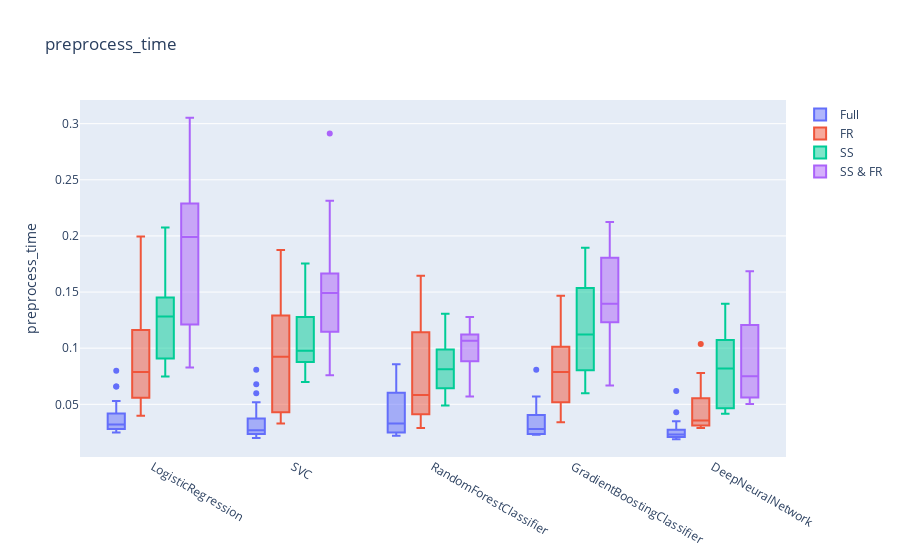
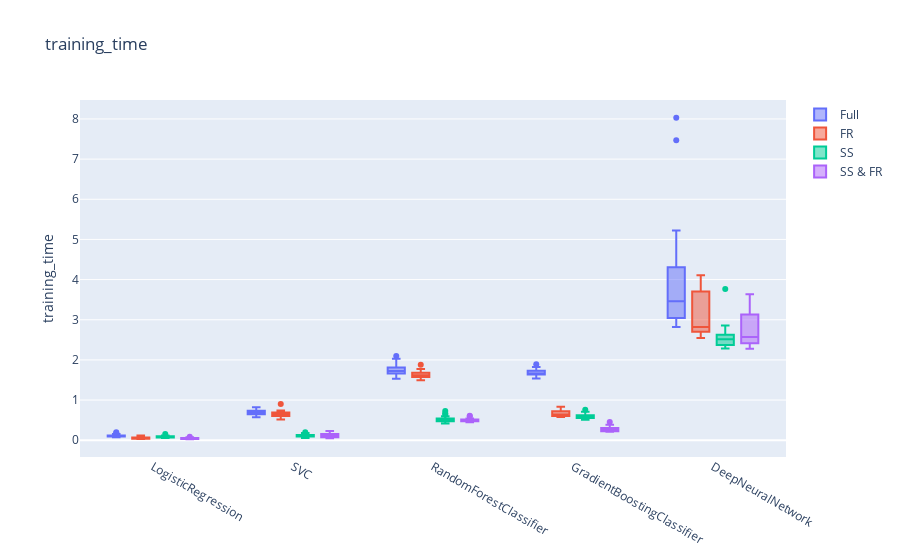
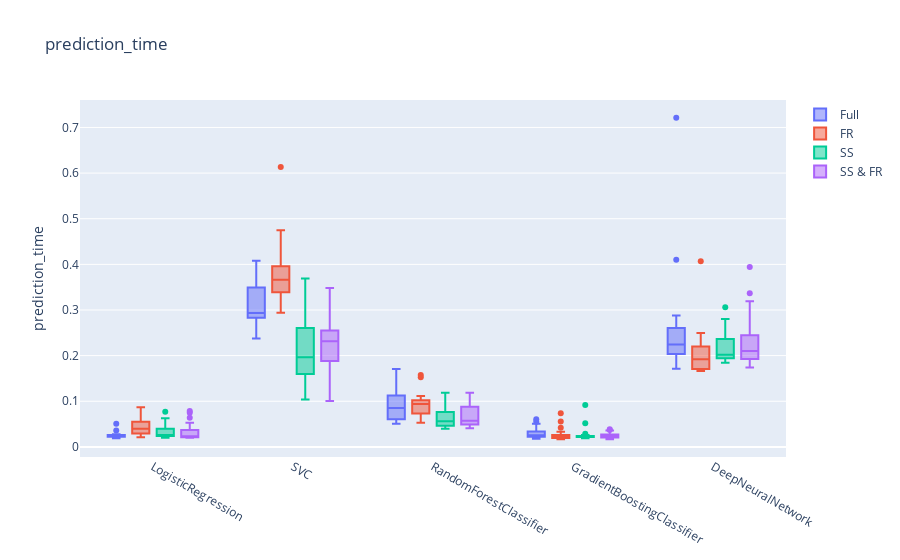

The code cell stored with these charts, in order, in its notebook:
### Code cell
make_plots('preprocess_time')
make_plots('training_time')
make_plots('prediction_time')

### Figure 1 — Plotly figure (JSON) as saved in the notebook; plotly's stock layout.template omitted (floating-point values rounded to 4 significant figures)
{"data": [{"name": "Full", "type": "box", "x": ["LogisticRegression", "LogisticRegression", "LogisticRegression", "LogisticRegression", "LogisticRegression", "LogisticRegression", "LogisticRegression", "LogisticRegression", "LogisticRegression", "LogisticRegression", "LogisticRegression", "LogisticRegression", "LogisticRegression", "LogisticRegression", "LogisticRegression", "LogisticRegression", "LogisticRegression", "LogisticRegression", "LogisticRegression", "LogisticRegression", "SVC", "SVC", "SVC", "SVC", "SVC", "SVC", "SVC", "SVC", "SVC", "SVC", "SVC", "SVC", "SVC", "SVC", "SVC", "SVC", "SVC", "SVC", "SVC", "SVC", "RandomForestClassifier", "RandomForestClassifier", "RandomForestClassifier", "RandomForestClassifier", "RandomForestClassifier", "RandomForestClassifier", "RandomForestClassifier", "RandomForestClassifier", "RandomForestClassifier", "RandomForestClassifier", "RandomForestClassifier", "RandomForestClassifier", "RandomForestClassifier", "RandomForestClassifier", "RandomForestClassifier", "RandomForestClassifier", "RandomForestClassifier", "RandomForestClassifier", "RandomForestClassifier", "RandomForestClassifier", "GradientBoostingClassifier", "GradientBoostingClassifier", "GradientBoostingClassifier", "GradientBoostingClassifier", "GradientBoostingClassifier", "GradientBoostingClassifier", "GradientBoostingClassifier", "GradientBoostingClassifier", "GradientBoostingClassifier", "GradientBoostingClassifier", "GradientBoostingClassifier", "GradientBoostingClassifier", "GradientBoostingClassifier", "GradientBoostingClassifier", "GradientBoostingClassifier", "GradientBoostingClassifier", "GradientBoostingClassifier", "GradientBoostingClassifier", "GradientBoostingClassifier", "GradientBoostingClassifier", "DeepNeuralNetwork", "DeepNeuralNetwork", "DeepNeuralNetwork", "DeepNeuralNetwork", "DeepNeuralNetwork", "DeepNeuralNetwork", "DeepNeuralNetwork", "DeepNeuralNetwork", "DeepNeuralNetwork", "DeepNeuralNetwork", "DeepNeuralNetwork", "DeepNeuralNetwork", "DeepNeuralNetwork", "DeepNeuralNetwork", "DeepNeuralNetwork", "DeepNeuralNetwork", "DeepNeuralNetwork", "DeepNeuralNetwork", "DeepNeuralNetwork", "DeepNeuralNetwork"], "y": [0.02793, 0.0379, 0.02693, 0.02493, 0.06582, 0.02992, 0.04289, 0.02793, 0.02892, 0.03989, 0.07979, 0.04089, 0.05285, 0.02892, 0.06582, 0.02793, 0.0389, 0.02493, 0.03391, 0.02892, 0.03291, 0.02393, 0.02292, 0.02393, 0.02195, 0.03491, 0.02394, 0.02194, 0.05186, 0.03989, 0.02693, 0.03291, 0.05984, 0.02296, 0.01995, 0.02593, 0.08078, 0.06782, 0.02693, 0.02692, 0.02892, 0.02493, 0.02892, 0.02294, 0.02194, 0.02194, 0.0369, 0.02394, 0.08179, 0.02593, 0.05785, 0.04987, 0.02493, 0.06283, 0.08178, 0.06383, 0.0369, 0.02593, 0.08577, 0.04189, 0.02294, 0.02793, 0.02494, 0.05685, 0.04189, 0.02792, 0.02394, 0.0389, 0.02294, 0.02294, 0.02294, 0.05385, 0.02892, 0.08079, 0.02992, 0.02294, 0.02593, 0.05685, 0.02793, 0.0359, 0.02094, 0.02394, 0.06184, 0.02693, 0.02493, 0.02793, 0.02793, 0.0228, 0.02215, 0.01995, 0.02194, 0.01898, 0.01996, 0.01895, 0.04289, 0.02693, 0.02318, 0.03491, 0.02141, 0.02095]}, {"name": "FR", "type": "box", "x": ["LogisticRegression", "LogisticRegression", "LogisticRegression", "LogisticRegression", "LogisticRegression", "LogisticRegression", "LogisticRegression", "LogisticRegression", "LogisticRegression", "LogisticRegression", "LogisticRegression", "LogisticRegression", "LogisticRegression", "LogisticRegression", "LogisticRegression", "LogisticRegression", "LogisticRegression", "LogisticRegression", "LogisticRegression", "LogisticRegression", "SVC", "SVC", "SVC", "SVC", "SVC", "SVC", "SVC", "SVC", "SVC", "SVC", "SVC", "SVC", "SVC", "SVC", "SVC", "SVC", "SVC", "SVC", "SVC", "SVC", "RandomForestClassifier", "RandomForestClassifier", "RandomForestClassifier", "RandomForestClassifier", "RandomForestClassifier", "RandomForestClassifier", "RandomForestClassifier", "RandomForestClassifier", "RandomForestClassifier", "RandomForestClassifier", "RandomForestClassifier", "RandomForestClassifier", "RandomForestClassifier", "RandomForestClassifier", "RandomForestClassifier", "RandomForestClassifier", "RandomForestClassifier", "RandomForestClassifier", "RandomForestClassifier", "RandomForestClassifier", "GradientBoostingClassifier", "GradientBoostingClassifier", "GradientBoostingClassifier", "GradientBoostingClassifier", "GradientBoostingClassifier", "GradientBoostingClassifier", "GradientBoostingClassifier", "GradientBoostingClassifier", "GradientBoostingClassifier", "GradientBoostingClassifier", "GradientBoostingClassifier", "GradientBoostingClassifier", "GradientBoostingClassifier", "GradientBoostingClassifier", "GradientBoostingClassifier", "GradientBoostingClassifier", "GradientBoostingClassifier", "GradientBoostingClassifier", "GradientBoostingClassifier", "GradientBoostingClassifier", "DeepNeuralNetwork", "DeepNeuralNetwork", "DeepNeuralNetwork", "DeepNeuralNetwork", "DeepNeuralNetwork", "DeepNeuralNetwork", "DeepNeuralNetwork", "DeepNeuralNetwork", "DeepNeuralNetwork", "DeepNeuralNetwork", "DeepNeuralNetwork", "DeepNeuralNetwork", "DeepNeuralNetwork", "DeepNeuralNetwork", "DeepNeuralNetwork", "DeepNeuralNetwork", "DeepNeuralNetwork", "DeepNeuralNetwork", "DeepNeuralNetwork", "DeepNeuralNetwork"], "y": [0.1237, 0.08278, 0.08078, 0.1197, 0.08378, 0.04588, 0.06782, 0.04189, 0.1287, 0.06283, 0.06782, 0.07679, 0.06682, 0.04886, 0.1406, 0.04488, 0.1127, 0.1007, 0.1995, 0.03989, 0.05386, 0.04887, 0.1406, 0.1875, 0.0379, 0.03491, 0.1027, 0.04787, 0.03398, 0.1875, 0.08178, 0.117, 0.1336, 0.1247, 0.1197, 0.03291, 0.06682, 0.1386, 0.1197, 0.03387, 0.1646, 0.04588, 0.03654, 0.03291, 0.0758, 0.05884, 0.02992, 0.1227, 0.04588, 0.1107, 0.0728, 0.03391, 0.05585, 0.05785, 0.1177, 0.1616, 0.05385, 0.02892, 0.08777, 0.1536, 0.07281, 0.08876, 0.1137, 0.08477, 0.0369, 0.1466, 0.03391, 0.05186, 0.05186, 0.1366, 0.1346, 0.0738, 0.06483, 0.05685, 0.08776, 0.08378, 0.08477, 0.04388, 0.04089, 0.1406, 0.1037, 0.03543, 0.07779, 0.0359, 0.06682, 0.07081, 0.03092, 0.02992, 0.0379, 0.02919, 0.04189, 0.03509, 0.03123, 0.07778, 0.03311, 0.03607, 0.02883, 0.04388, 0.03159, 0.03042]}, {"name": "SS", "type": "box", "x": ["LogisticRegression", "LogisticRegression", "LogisticRegression", "LogisticRegression", "LogisticRegression", "LogisticRegression", "LogisticRegression", "LogisticRegression", "LogisticRegression", "LogisticRegression", "LogisticRegression", "LogisticRegression", "LogisticRegression", "LogisticRegression", "LogisticRegression", "LogisticRegression", "LogisticRegression", "LogisticRegression", "LogisticRegression", "LogisticRegression", "SVC", "SVC", "SVC", "SVC", "SVC", "SVC", "SVC", "SVC", "SVC", "SVC", "SVC", "SVC", "SVC", "SVC", "SVC", "SVC", "SVC", "SVC", "SVC", "SVC", "RandomForestClassifier", "RandomForestClassifier", "RandomForestClassifier", "RandomForestClassifier", "RandomForestClassifier", "RandomForestClassifier", "RandomForestClassifier", "RandomForestClassifier", "RandomForestClassifier", "RandomForestClassifier", "RandomForestClassifier", "RandomForestClassifier", "RandomForestClassifier", "RandomForestClassifier", "RandomForestClassifier", "RandomForestClassifier", "RandomForestClassifier", "RandomForestClassifier", "RandomForestClassifier", "RandomForestClassifier", "GradientBoostingClassifier", "GradientBoostingClassifier", "GradientBoostingClassifier", "GradientBoostingClassifier", "GradientBoostingClassifier", "GradientBoostingClassifier", "GradientBoostingClassifier", "GradientBoostingClassifier", "GradientBoostingClassifier", "GradientBoostingClassifier", "GradientBoostingClassifier", "GradientBoostingClassifier", "GradientBoostingClassifier", "GradientBoostingClassifier", "GradientBoostingClassifier", "GradientBoostingClassifier", "GradientBoostingClassifier", "GradientBoostingClassifier", "GradientBoostingClassifier", "GradientBoostingClassifier", "DeepNeuralNetwork", "DeepNeuralNetwork", "DeepNeuralNetwork", "DeepNeuralNetwork", "DeepNeuralNetwork", "DeepNeuralNetwork", "DeepNeuralNetwork", "DeepNeuralNetwork", "DeepNeuralNetwork", "DeepNeuralNetwork", "DeepNeuralNetwork", "DeepNeuralNetwork", "DeepNeuralNetwork", "DeepNeuralNetwork", "DeepNeuralNetwork", "DeepNeuralNetwork", "DeepNeuralNetwork", "DeepNeuralNetwork", "DeepNeuralNetwork", "DeepNeuralNetwork"], "y": [0.1267, 0.1167, 0.1476, 0.1576, 0.08378, 0.1346, 0.2074, 0.0748, 0.1396, 0.08378, 0.07779, 0.07779, 0.1257, 0.1287, 0.1516, 0.1287, 0.09774, 0.1277, 0.1725, 0.1426, 0.09774, 0.09674, 0.1297, 0.1057, 0.06982, 0.08876, 0.1705, 0.09175, 0.09574, 0.08677, 0.1117, 0.1466, 0.08677, 0.08377, 0.1257, 0.1755, 0.08278, 0.1167, 0.09774, 0.1725, 0.1107, 0.09275, 0.04887, 0.04886, 0.07519, 0.05086, 0.06383, 0.08678, 0.1027, 0.07779, 0.08677, 0.06383, 0.1307, 0.1047, 0.08477, 0.06483, 0.06881, 0.09574, 0.1017, 0.07679, 0.08677, 0.0738, 0.1277, 0.1695, 0.1476, 0.07779, 0.1895, 0.1486, 0.0748, 0.07879, 0.09275, 0.1865, 0.1586, 0.1137, 0.08178, 0.05985, 0.1606, 0.1297, 0.1027, 0.1107, 0.1396, 0.0728, 0.09674, 0.1017, 0.04153, 0.1127, 0.1227, 0.04502, 0.09574, 0.04268, 0.09076, 0.04987, 0.04986, 0.04237, 0.04315, 0.05286, 0.04778, 0.1203, 0.1187, 0.09869]}, {"name": "SS & FR", "type": "box", "x": ["LogisticRegression", "LogisticRegression", "LogisticRegression", "LogisticRegression", "LogisticRegression", "LogisticRegression", "LogisticRegression", "LogisticRegression", "LogisticRegression", "LogisticRegression", "LogisticRegression", "LogisticRegression", "LogisticRegression", "LogisticRegression", "LogisticRegression", "LogisticRegression", "LogisticRegression", "LogisticRegression", "LogisticRegression", "LogisticRegression", "SVC", "SVC", "SVC", "SVC", "SVC", "SVC", "SVC", "SVC", "SVC", "SVC", "SVC", "SVC", "SVC", "SVC", "SVC", "SVC", "SVC", "SVC", "SVC", "SVC", "RandomForestClassifier", "RandomForestClassifier", "RandomForestClassifier", "RandomForestClassifier", "RandomForestClassifier", "RandomForestClassifier", "RandomForestClassifier", "RandomForestClassifier", "RandomForestClassifier", "RandomForestClassifier", "RandomForestClassifier", "RandomForestClassifier", "RandomForestClassifier", "RandomForestClassifier", "RandomForestClassifier", "RandomForestClassifier", "RandomForestClassifier", "RandomForestClassifier", "RandomForestClassifier", "RandomForestClassifier", "GradientBoostingClassifier", "GradientBoostingClassifier", "GradientBoostingClassifier", "GradientBoostingClassifier", "GradientBoostingClassifier", "GradientBoostingClassifier", "GradientBoostingClassifier", "GradientBoostingClassifier", "GradientBoostingClassifier", "GradientBoostingClassifier", "GradientBoostingClassifier", "GradientBoostingClassifier", "GradientBoostingClassifier", "GradientBoostingClassifier", "GradientBoostingClassifier", "GradientBoostingClassifier", "GradientBoostingClassifier", "GradientBoostingClassifier", "GradientBoostingClassifier", "GradientBoostingClassifier", "DeepNeuralNetwork", "DeepNeuralNetwork", "DeepNeuralNetwork", "DeepNeuralNetwork", "DeepNeuralNetwork", "DeepNeuralNetwork", "DeepNeuralNetwork", "DeepNeuralNetwork", "DeepNeuralNetwork", "DeepNeuralNetwork", "DeepNeuralNetwork", "DeepNeuralNetwork", "DeepNeuralNetwork", "DeepNeuralNetwork", "DeepNeuralNetwork", "DeepNeuralNetwork", "DeepNeuralNetwork", "DeepNeuralNetwork", "DeepNeuralNetwork", "DeepNeuralNetwork"], "y": [0.3052, 0.2593, 0.2453, 0.2084, 0.2204, 0.1247, 0.1715, 0.2025, 0.2114, 0.08278, 0.2374, 0.1037, 0.2015, 0.1965, 0.2434, 0.1177, 0.1137, 0.1107, 0.1935, 0.1287, 0.1496, 0.0758, 0.1486, 0.1366, 0.1157, 0.09275, 0.1985, 0.1037, 0.1456, 0.1636, 0.2314, 0.1666, 0.2912, 0.1656, 0.2005, 0.1247, 0.1137, 0.1666, 0.1496, 0.08976, 0.09574, 0.1177, 0.1137, 0.1197, 0.09574, 0.1087, 0.1157, 0.1087, 0.09475, 0.05685, 0.1107, 0.08178, 0.1087, 0.1057, 0.1277, 0.06483, 0.1077, 0.0738, 0.0738, 0.1005, 0.1336, 0.1227, 0.2055, 0.1077, 0.1007, 0.1765, 0.1297, 0.1416, 0.08577, 0.1277, 0.2124, 0.1915, 0.1237, 0.2005, 0.1825, 0.06682, 0.1376, 0.1785, 0.1695, 0.1506, 0.1007, 0.05787, 0.0533, 0.1277, 0.05025, 0.06461, 0.1137, 0.1326, 0.08078, 0.1596, 0.06383, 0.05481, 0.07303, 0.05718, 0.05074, 0.1606, 0.1119, 0.07694, 0.1685, 0.05386]}], "layout": {"boxmode": "group", "title": {"text": "preprocess_time"}, "yaxis": {"title": {"text": "preprocess_time"}}}}

### Figure 2 — Plotly figure (JSON) as saved in the notebook; plotly's stock layout.template omitted (floating-point values rounded to 4 significant figures)
{"data": [{"name": "Full", "type": "box", "x": ["LogisticRegression", "LogisticRegression", "LogisticRegression", "LogisticRegression", "LogisticRegression", "LogisticRegression", "LogisticRegression", "LogisticRegression", "LogisticRegression", "LogisticRegression", "LogisticRegression", "LogisticRegression", "LogisticRegression", "LogisticRegression", "LogisticRegression", "LogisticRegression", "LogisticRegression", "LogisticRegression", "LogisticRegression", "LogisticRegression", "SVC", "SVC", "SVC", "SVC", "SVC", "SVC", "SVC", "SVC", "SVC", "SVC", "SVC", "SVC", "SVC", "SVC", "SVC", "SVC", "SVC", "SVC", "SVC", "SVC", "RandomForestClassifier", "RandomForestClassifier", "RandomForestClassifier", "RandomForestClassifier", "RandomForestClassifier", "RandomForestClassifier", "RandomForestClassifier", "RandomForestClassifier", "RandomForestClassifier", "RandomForestClassifier", "RandomForestClassifier", "RandomForestClassifier", "RandomForestClassifier", "RandomForestClassifier", "RandomForestClassifier", "RandomForestClassifier", "RandomForestClassifier", "RandomForestClassifier", "RandomForestClassifier", "RandomForestClassifier", "GradientBoostingClassifier", "GradientBoostingClassifier", "GradientBoostingClassifier", "GradientBoostingClassifier", "GradientBoostingClassifier", "GradientBoostingClassifier", "GradientBoostingClassifier", "GradientBoostingClassifier", "GradientBoostingClassifier", "GradientBoostingClassifier", "GradientBoostingClassifier", "GradientBoostingClassifier", "GradientBoostingClassifier", "GradientBoostingClassifier", "GradientBoostingClassifier", "GradientBoostingClassifier", "GradientBoostingClassifier", "GradientBoostingClassifier", "GradientBoostingClassifier", "GradientBoostingClassifier", "DeepNeuralNetwork", "DeepNeuralNetwork", "DeepNeuralNetwork", "DeepNeuralNetwork", "DeepNeuralNetwork", "DeepNeuralNetwork", "DeepNeuralNetwork", "DeepNeuralNetwork", "DeepNeuralNetwork", "DeepNeuralNetwork", "DeepNeuralNetwork", "DeepNeuralNetwork", "DeepNeuralNetwork", "DeepNeuralNetwork", "DeepNeuralNetwork", "DeepNeuralNetwork", "DeepNeuralNetwork", "DeepNeuralNetwork", "DeepNeuralNetwork", "DeepNeuralNetwork"], "y": [0.1197, 0.1965, 0.1157, 0.1057, 0.1795, 0.08577, 0.1157, 0.0758, 0.1147, 0.1127, 0.1117, 0.1197, 0.1137, 0.07181, 0.1546, 0.1107, 0.07979, 0.09674, 0.08378, 0.1107, 0.736, 0.766, 0.6443, 0.7111, 0.5804, 0.6463, 0.6223, 0.6872, 0.7051, 0.5705, 0.7261, 0.6533, 0.7679, 0.6991, 0.6533, 0.6413, 0.8198, 0.6682, 0.743, 0.7111, 1.726, 1.531, 1.665, 1.592, 1.568, 1.924, 1.759, 1.874, 1.682, 1.679, 1.805, 1.669, 1.72, 1.721, 1.61, 1.657, 1.815, 2.095, 1.812, 2.028, 1.659, 1.613, 1.725, 1.571, 1.736, 1.654, 1.581, 1.675, 1.538, 1.639, 1.717, 1.742, 1.891, 1.658, 1.631, 1.825, 1.679, 1.645, 1.801, 1.638, 5.221, 3.861, 2.82, 8.028, 7.471, 5.055, 4.151, 3.054, 2.871, 3.028, 3.101, 2.935, 2.849, 3.099, 3.381, 3.915, 4.465, 3.819, 3.143, 3.537]}, {"name": "FR", "type": "box", "x": ["LogisticRegression", "LogisticRegression", "LogisticRegression", "LogisticRegression", "LogisticRegression", "LogisticRegression", "LogisticRegression", "LogisticRegression", "LogisticRegression", "LogisticRegression", "LogisticRegression", "LogisticRegression", "LogisticRegression", "LogisticRegression", "LogisticRegression", "LogisticRegression", "LogisticRegression", "LogisticRegression", "LogisticRegression", "LogisticRegression", "SVC", "SVC", "SVC", "SVC", "SVC", "SVC", "SVC", "SVC", "SVC", "SVC", "SVC", "SVC", "SVC", "SVC", "SVC", "SVC", "SVC", "SVC", "SVC", "SVC", "RandomForestClassifier", "RandomForestClassifier", "RandomForestClassifier", "RandomForestClassifier", "RandomForestClassifier", "RandomForestClassifier", "RandomForestClassifier", "RandomForestClassifier", "RandomForestClassifier", "RandomForestClassifier", "RandomForestClassifier", "RandomForestClassifier", "RandomForestClassifier", "RandomForestClassifier", "RandomForestClassifier", "RandomForestClassifier", "RandomForestClassifier", "RandomForestClassifier", "RandomForestClassifier", "RandomForestClassifier", "GradientBoostingClassifier", "GradientBoostingClassifier", "GradientBoostingClassifier", "GradientBoostingClassifier", "GradientBoostingClassifier", "GradientBoostingClassifier", "GradientBoostingClassifier", "GradientBoostingClassifier", "GradientBoostingClassifier", "GradientBoostingClassifier", "GradientBoostingClassifier", "GradientBoostingClassifier", "GradientBoostingClassifier", "GradientBoostingClassifier", "GradientBoostingClassifier", "GradientBoostingClassifier", "GradientBoostingClassifier", "GradientBoostingClassifier", "GradientBoostingClassifier", "GradientBoostingClassifier", "DeepNeuralNetwork", "DeepNeuralNetwork", "DeepNeuralNetwork", "DeepNeuralNetwork", "DeepNeuralNetwork", "DeepNeuralNetwork", "DeepNeuralNetwork", "DeepNeuralNetwork", "DeepNeuralNetwork", "DeepNeuralNetwork", "DeepNeuralNetwork", "DeepNeuralNetwork", "DeepNeuralNetwork", "DeepNeuralNetwork", "DeepNeuralNetwork", "DeepNeuralNetwork", "DeepNeuralNetwork", "DeepNeuralNetwork", "DeepNeuralNetwork", "DeepNeuralNetwork"], "y": [0.05685, 0.1177, 0.02992, 0.06084, 0.04289, 0.09175, 0.07081, 0.07081, 0.03191, 0.03391, 0.04987, 0.04488, 0.0389, 0.06284, 0.05585, 0.08777, 0.02793, 0.06183, 0.0349, 0.09375, 0.6483, 0.6383, 0.6453, 0.6044, 0.6822, 0.9036, 0.5655, 0.741, 0.6981, 0.6522, 0.5386, 0.7031, 0.5146, 0.6173, 0.6064, 0.5785, 0.6303, 0.6652, 0.6114, 0.6991, 1.493, 1.573, 1.752, 1.578, 1.528, 1.626, 1.6, 1.774, 1.58, 1.531, 1.879, 1.618, 1.757, 1.589, 1.689, 1.62, 1.657, 1.667, 1.641, 1.544, 0.5824, 0.8308, 0.6154, 0.6592, 0.6981, 0.5794, 0.6772, 0.8029, 0.6443, 0.5836, 0.5874, 0.6353, 0.6383, 0.7829, 0.7161, 0.6373, 0.6303, 0.7221, 0.7969, 0.5824, 3.103, 2.878, 3.804, 3.983, 4.111, 3.829, 3.608, 3.838, 3.234, 2.543, 2.686, 2.719, 2.663, 2.798, 2.699, 2.639, 2.792, 2.823, 2.71, 2.819]}, {"name": "SS", "type": "box", "x": ["LogisticRegression", "LogisticRegression", "LogisticRegression", "LogisticRegression", "LogisticRegression", "LogisticRegression", "LogisticRegression", "LogisticRegression", "LogisticRegression", "LogisticRegression", "LogisticRegression", "LogisticRegression", "LogisticRegression", "LogisticRegression", "LogisticRegression", "LogisticRegression", "LogisticRegression", "LogisticRegression", "LogisticRegression", "LogisticRegression", "SVC", "SVC", "SVC", "SVC", "SVC", "SVC", "SVC", "SVC", "SVC", "SVC", "SVC", "SVC", "SVC", "SVC", "SVC", "SVC", "SVC", "SVC", "SVC", "SVC", "RandomForestClassifier", "RandomForestClassifier", "RandomForestClassifier", "RandomForestClassifier", "RandomForestClassifier", "RandomForestClassifier", "RandomForestClassifier", "RandomForestClassifier", "RandomForestClassifier", "RandomForestClassifier", "RandomForestClassifier", "RandomForestClassifier", "RandomForestClassifier", "RandomForestClassifier", "RandomForestClassifier", "RandomForestClassifier", "RandomForestClassifier", "RandomForestClassifier", "RandomForestClassifier", "RandomForestClassifier", "GradientBoostingClassifier", "GradientBoostingClassifier", "GradientBoostingClassifier", "GradientBoostingClassifier", "GradientBoostingClassifier", "GradientBoostingClassifier", "GradientBoostingClassifier", "GradientBoostingClassifier", "GradientBoostingClassifier", "GradientBoostingClassifier", "GradientBoostingClassifier", "GradientBoostingClassifier", "GradientBoostingClassifier", "GradientBoostingClassifier", "GradientBoostingClassifier", "GradientBoostingClassifier", "GradientBoostingClassifier", "GradientBoostingClassifier", "GradientBoostingClassifier", "GradientBoostingClassifier", "DeepNeuralNetwork", "DeepNeuralNetwork", "DeepNeuralNetwork", "DeepNeuralNetwork", "DeepNeuralNetwork", "DeepNeuralNetwork", "DeepNeuralNetwork", "DeepNeuralNetwork", "DeepNeuralNetwork", "DeepNeuralNetwork", "DeepNeuralNetwork", "DeepNeuralNetwork", "DeepNeuralNetwork", "DeepNeuralNetwork", "DeepNeuralNetwork", "DeepNeuralNetwork", "DeepNeuralNetwork", "DeepNeuralNetwork", "DeepNeuralNetwork", "DeepNeuralNetwork"], "y": [0.1576, 0.08577, 0.05286, 0.08278, 0.1207, 0.06582, 0.07181, 0.07879, 0.05286, 0.1207, 0.09774, 0.05286, 0.1207, 0.08477, 0.08477, 0.09475, 0.08378, 0.07081, 0.05586, 0.08876, 0.0758, 0.08777, 0.1187, 0.1326, 0.1995, 0.1197, 0.1167, 0.1227, 0.1157, 0.1436, 0.1187, 0.09475, 0.1825, 0.1047, 0.05785, 0.06283, 0.1576, 0.1007, 0.08876, 0.09275, 0.6433, 0.4398, 0.5027, 0.4927, 0.4717, 0.4686, 0.4997, 0.5974, 0.4139, 0.4857, 0.4658, 0.4947, 0.5086, 0.6722, 0.4338, 0.5406, 0.4797, 0.5366, 0.4917, 0.7261, 0.5755, 0.6373, 0.5675, 0.6183, 0.6094, 0.5535, 0.5376, 0.5575, 0.6094, 0.7094, 0.5655, 0.5186, 0.5814, 0.5106, 0.5944, 0.757, 0.5525, 0.6248, 0.6303, 0.5645, 2.395, 2.625, 2.546, 2.301, 2.495, 2.598, 2.367, 2.574, 2.658, 3.764, 2.624, 2.649, 2.306, 2.373, 2.529, 2.284, 2.48, 2.49, 2.328, 2.858]}, {"name": "SS & FR", "type": "box", "x": ["LogisticRegression", "LogisticRegression", "LogisticRegression", "LogisticRegression", "LogisticRegression", "LogisticRegression", "LogisticRegression", "LogisticRegression", "LogisticRegression", "LogisticRegression", "LogisticRegression", "LogisticRegression", "LogisticRegression", "LogisticRegression", "LogisticRegression", "LogisticRegression", "LogisticRegression", "LogisticRegression", "LogisticRegression", "LogisticRegression", "SVC", "SVC", "SVC", "SVC", "SVC", "SVC", "SVC", "SVC", "SVC", "SVC", "SVC", "SVC", "SVC", "SVC", "SVC", "SVC", "SVC", "SVC", "SVC", "SVC", "RandomForestClassifier", "RandomForestClassifier", "RandomForestClassifier", "RandomForestClassifier", "RandomForestClassifier", "RandomForestClassifier", "RandomForestClassifier", "RandomForestClassifier", "RandomForestClassifier", "RandomForestClassifier", "RandomForestClassifier", "RandomForestClassifier", "RandomForestClassifier", "RandomForestClassifier", "RandomForestClassifier", "RandomForestClassifier", "RandomForestClassifier", "RandomForestClassifier", "RandomForestClassifier", "RandomForestClassifier", "GradientBoostingClassifier", "GradientBoostingClassifier", "GradientBoostingClassifier", "GradientBoostingClassifier", "GradientBoostingClassifier", "GradientBoostingClassifier", "GradientBoostingClassifier", "GradientBoostingClassifier", "GradientBoostingClassifier", "GradientBoostingClassifier", "GradientBoostingClassifier", "GradientBoostingClassifier", "GradientBoostingClassifier", "GradientBoostingClassifier", "GradientBoostingClassifier", "GradientBoostingClassifier", "GradientBoostingClassifier", "GradientBoostingClassifier", "GradientBoostingClassifier", "GradientBoostingClassifier", "DeepNeuralNetwork", "DeepNeuralNetwork", "DeepNeuralNetwork", "DeepNeuralNetwork", "DeepNeuralNetwork", "DeepNeuralNetwork", "DeepNeuralNetwork", "DeepNeuralNetwork", "DeepNeuralNetwork", "DeepNeuralNetwork", "DeepNeuralNetwork", "DeepNeuralNetwork", "DeepNeuralNetwork", "DeepNeuralNetwork", "DeepNeuralNetwork", "DeepNeuralNetwork", "DeepNeuralNetwork", "DeepNeuralNetwork", "DeepNeuralNetwork", "DeepNeuralNetwork"], "y": [0.0379, 0.0379, 0.04089, 0.0379, 0.02892, 0.03292, 0.08776, 0.03092, 0.03291, 0.06283, 0.02992, 0.06184, 0.02693, 0.0748, 0.04488, 0.02792, 0.05984, 0.03391, 0.04089, 0.04787, 0.06483, 0.1017, 0.04887, 0.1067, 0.04787, 0.2045, 0.07181, 0.1436, 0.07081, 0.1147, 0.1596, 0.1596, 0.07081, 0.1067, 0.2274, 0.1735, 0.1546, 0.08278, 0.1237, 0.08677, 0.5266, 0.6094, 0.5435, 0.5106, 0.5086, 0.5056, 0.4877, 0.4707, 0.5086, 0.5246, 0.4478, 0.4468, 0.4697, 0.4718, 0.5944, 0.5116, 0.4967, 0.445, 0.5117, 0.5116, 0.2932, 0.3162, 0.2104, 0.2274, 0.3202, 0.2812, 0.2394, 0.2892, 0.4548, 0.2753, 0.2114, 0.2244, 0.2483, 0.2296, 0.2434, 0.2763, 0.387, 0.3471, 0.2214, 0.2204, 3.47, 2.458, 2.625, 3.594, 2.574, 3.405, 2.572, 2.371, 3.636, 3.335, 2.93, 2.575, 2.324, 2.588, 2.47, 2.279, 2.525, 2.329, 2.324, 2.531]}], "layout": {"boxmode": "group", "title": {"text": "training_time"}, "yaxis": {"title": {"text": "training_time"}}}}

### Figure 3 — Plotly figure (JSON) as saved in the notebook; plotly's stock layout.template omitted (floating-point values rounded to 4 significant figures)
{"data": [{"name": "Full", "type": "box", "x": ["LogisticRegression", "LogisticRegression", "LogisticRegression", "LogisticRegression", "LogisticRegression", "LogisticRegression", "LogisticRegression", "LogisticRegression", "LogisticRegression", "LogisticRegression", "LogisticRegression", "LogisticRegression", "LogisticRegression", "LogisticRegression", "LogisticRegression", "LogisticRegression", "LogisticRegression", "LogisticRegression", "LogisticRegression", "LogisticRegression", "SVC", "SVC", "SVC", "SVC", "SVC", "SVC", "SVC", "SVC", "SVC", "SVC", "SVC", "SVC", "SVC", "SVC", "SVC", "SVC", "SVC", "SVC", "SVC", "SVC", "RandomForestClassifier", "RandomForestClassifier", "RandomForestClassifier", "RandomForestClassifier", "RandomForestClassifier", "RandomForestClassifier", "RandomForestClassifier", "RandomForestClassifier", "RandomForestClassifier", "RandomForestClassifier", "RandomForestClassifier", "RandomForestClassifier", "RandomForestClassifier", "RandomForestClassifier", "RandomForestClassifier", "RandomForestClassifier", "RandomForestClassifier", "RandomForestClassifier", "RandomForestClassifier", "RandomForestClassifier", "GradientBoostingClassifier", "GradientBoostingClassifier", "GradientBoostingClassifier", "GradientBoostingClassifier", "GradientBoostingClassifier", "GradientBoostingClassifier", "GradientBoostingClassifier", "GradientBoostingClassifier", "GradientBoostingClassifier", "GradientBoostingClassifier", "GradientBoostingClassifier", "GradientBoostingClassifier", "GradientBoostingClassifier", "GradientBoostingClassifier", "GradientBoostingClassifier", "GradientBoostingClassifier", "GradientBoostingClassifier", "GradientBoostingClassifier", "GradientBoostingClassifier", "GradientBoostingClassifier", "DeepNeuralNetwork", "DeepNeuralNetwork", "DeepNeuralNetwork", "DeepNeuralNetwork", "DeepNeuralNetwork", "DeepNeuralNetwork", "DeepNeuralNetwork", "DeepNeuralNetwork", "DeepNeuralNetwork", "DeepNeuralNetwork", "DeepNeuralNetwork", "DeepNeuralNetwork", "DeepNeuralNetwork", "DeepNeuralNetwork", "DeepNeuralNetwork", "DeepNeuralNetwork", "DeepNeuralNetwork", "DeepNeuralNetwork", "DeepNeuralNetwork", "DeepNeuralNetwork"], "y": [0.02693, 0.02593, 0.02394, 0.02394, 0.01895, 0.02593, 0.0359, 0.02294, 0.02493, 0.02194, 0.02194, 0.05086, 0.02793, 0.02094, 0.02394, 0.02194, 0.02194, 0.01895, 0.02493, 0.02194, 0.2822, 0.3012, 0.4079, 0.382, 0.2842, 0.2424, 0.366, 0.3441, 0.2932, 0.387, 0.2473, 0.2902, 0.3541, 0.2374, 0.2976, 0.3343, 0.2876, 0.2443, 0.2882, 0.2932, 0.05086, 0.09973, 0.09175, 0.05685, 0.08079, 0.09175, 0.1376, 0.1466, 0.05386, 0.1257, 0.08178, 0.06482, 0.08677, 0.05585, 0.08378, 0.1705, 0.1376, 0.05685, 0.08876, 0.07181, 0.02693, 0.02693, 0.02693, 0.05086, 0.02094, 0.02394, 0.0379, 0.02094, 0.02693, 0.02195, 0.02094, 0.02194, 0.02992, 0.05086, 0.02294, 0.02394, 0.05485, 0.02194, 0.06084, 0.01795, 0.2291, 0.1969, 0.2463, 0.7211, 0.4099, 0.2364, 0.2054, 0.2764, 0.2192, 0.2018, 0.1977, 0.2113, 0.2022, 0.288, 0.1714, 0.2094, 0.2315, 0.2312, 0.2162, 0.2743]}, {"name": "FR", "type": "box", "x": ["LogisticRegression", "LogisticRegression", "LogisticRegression", "LogisticRegression", "LogisticRegression", "LogisticRegression", "LogisticRegression", "LogisticRegression", "LogisticRegression", "LogisticRegression", "LogisticRegression", "LogisticRegression", "LogisticRegression", "LogisticRegression", "LogisticRegression", "LogisticRegression", "LogisticRegression", "LogisticRegression", "LogisticRegression", "LogisticRegression", "SVC", "SVC", "SVC", "SVC", "SVC", "SVC", "SVC", "SVC", "SVC", "SVC", "SVC", "SVC", "SVC", "SVC", "SVC", "SVC", "SVC", "SVC", "SVC", "SVC", "RandomForestClassifier", "RandomForestClassifier", "RandomForestClassifier", "RandomForestClassifier", "RandomForestClassifier", "RandomForestClassifier", "RandomForestClassifier", "RandomForestClassifier", "RandomForestClassifier", "RandomForestClassifier", "RandomForestClassifier", "RandomForestClassifier", "RandomForestClassifier", "RandomForestClassifier", "RandomForestClassifier", "RandomForestClassifier", "RandomForestClassifier", "RandomForestClassifier", "RandomForestClassifier", "RandomForestClassifier", "GradientBoostingClassifier", "GradientBoostingClassifier", "GradientBoostingClassifier", "GradientBoostingClassifier", "GradientBoostingClassifier", "GradientBoostingClassifier", "GradientBoostingClassifier", "GradientBoostingClassifier", "GradientBoostingClassifier", "GradientBoostingClassifier", "GradientBoostingClassifier", "GradientBoostingClassifier", "GradientBoostingClassifier", "GradientBoostingClassifier", "GradientBoostingClassifier", "GradientBoostingClassifier", "GradientBoostingClassifier", "GradientBoostingClassifier", "GradientBoostingClassifier", "GradientBoostingClassifier", "DeepNeuralNetwork", "DeepNeuralNetwork", "DeepNeuralNetwork", "DeepNeuralNetwork", "DeepNeuralNetwork", "DeepNeuralNetwork", "DeepNeuralNetwork", "DeepNeuralNetwork", "DeepNeuralNetwork", "DeepNeuralNetwork", "DeepNeuralNetwork", "DeepNeuralNetwork", "DeepNeuralNetwork", "DeepNeuralNetwork", "DeepNeuralNetwork", "DeepNeuralNetwork", "DeepNeuralNetwork", "DeepNeuralNetwork", "DeepNeuralNetwork", "DeepNeuralNetwork"], "y": [0.07081, 0.07181, 0.08677, 0.05984, 0.02793, 0.06084, 0.03092, 0.0379, 0.02294, 0.04288, 0.0389, 0.03989, 0.04289, 0.05087, 0.03989, 0.02095, 0.0359, 0.02593, 0.02393, 0.04388, 0.3681, 0.4039, 0.294, 0.3162, 0.6134, 0.364, 0.3803, 0.4378, 0.3351, 0.358, 0.3425, 0.3873, 0.4559, 0.3019, 0.3819, 0.3142, 0.373, 0.361, 0.357, 0.4748, 0.09774, 0.1047, 0.06781, 0.1117, 0.06782, 0.1007, 0.06582, 0.08976, 0.05286, 0.08378, 0.1526, 0.09774, 0.1005, 0.05385, 0.09973, 0.1576, 0.08577, 0.1037, 0.07879, 0.08776, 0.01696, 0.01795, 0.03291, 0.01894, 0.01895, 0.0738, 0.02593, 0.02095, 0.01995, 0.02094, 0.01895, 0.04189, 0.02593, 0.02094, 0.02194, 0.02263, 0.05584, 0.02094, 0.02294, 0.01995, 0.2049, 0.2314, 0.2473, 0.4069, 0.2493, 0.1985, 0.2264, 0.1773, 0.1704, 0.1665, 0.1724, 0.1703, 0.1699, 0.1709, 0.1675, 0.2137, 0.185, 0.1891, 0.2023, 0.1949]}, {"name": "SS", "type": "box", "x": ["LogisticRegression", "LogisticRegression", "LogisticRegression", "LogisticRegression", "LogisticRegression", "LogisticRegression", "LogisticRegression", "LogisticRegression", "LogisticRegression", "LogisticRegression", "LogisticRegression", "LogisticRegression", "LogisticRegression", "LogisticRegression", "LogisticRegression", "LogisticRegression", "LogisticRegression", "LogisticRegression", "LogisticRegression", "LogisticRegression", "SVC", "SVC", "SVC", "SVC", "SVC", "SVC", "SVC", "SVC", "SVC", "SVC", "SVC", "SVC", "SVC", "SVC", "SVC", "SVC", "SVC", "SVC", "SVC", "SVC", "RandomForestClassifier", "RandomForestClassifier", "RandomForestClassifier", "RandomForestClassifier", "RandomForestClassifier", "RandomForestClassifier", "RandomForestClassifier", "RandomForestClassifier", "RandomForestClassifier", "RandomForestClassifier", "RandomForestClassifier", "RandomForestClassifier", "RandomForestClassifier", "RandomForestClassifier", "RandomForestClassifier", "RandomForestClassifier", "RandomForestClassifier", "RandomForestClassifier", "RandomForestClassifier", "RandomForestClassifier", "GradientBoostingClassifier", "GradientBoostingClassifier", "GradientBoostingClassifier", "GradientBoostingClassifier", "GradientBoostingClassifier", "GradientBoostingClassifier", "GradientBoostingClassifier", "GradientBoostingClassifier", "GradientBoostingClassifier", "GradientBoostingClassifier", "GradientBoostingClassifier", "GradientBoostingClassifier", "GradientBoostingClassifier", "GradientBoostingClassifier", "GradientBoostingClassifier", "GradientBoostingClassifier", "GradientBoostingClassifier", "GradientBoostingClassifier", "GradientBoostingClassifier", "GradientBoostingClassifier", "DeepNeuralNetwork", "DeepNeuralNetwork", "DeepNeuralNetwork", "DeepNeuralNetwork", "DeepNeuralNetwork", "DeepNeuralNetwork", "DeepNeuralNetwork", "DeepNeuralNetwork", "DeepNeuralNetwork", "DeepNeuralNetwork", "DeepNeuralNetwork", "DeepNeuralNetwork", "DeepNeuralNetwork", "DeepNeuralNetwork", "DeepNeuralNetwork", "DeepNeuralNetwork", "DeepNeuralNetwork", "DeepNeuralNetwork", "DeepNeuralNetwork", "DeepNeuralNetwork"], "y": [0.04687, 0.0768, 0.02194, 0.02793, 0.02394, 0.02593, 0.01995, 0.03391, 0.05685, 0.04388, 0.06283, 0.02393, 0.03591, 0.02493, 0.02394, 0.02593, 0.02294, 0.02394, 0.02593, 0.03191, 0.1496, 0.1775, 0.1805, 0.1785, 0.1895, 0.364, 0.2563, 0.2035, 0.1456, 0.3022, 0.1386, 0.2593, 0.1316, 0.2623, 0.1037, 0.2663, 0.1695, 0.369, 0.2164, 0.2384, 0.04588, 0.07779, 0.06682, 0.04089, 0.09674, 0.05585, 0.05685, 0.04388, 0.07479, 0.04687, 0.07281, 0.04688, 0.04688, 0.06084, 0.1187, 0.03989, 0.04388, 0.09011, 0.1187, 0.05585, 0.02294, 0.02294, 0.02394, 0.02892, 0.02194, 0.02195, 0.02194, 0.02294, 0.02194, 0.02593, 0.02193, 0.01995, 0.02294, 0.09175, 0.02094, 0.01995, 0.05186, 0.02394, 0.01895, 0.02194, 0.3062, 0.2007, 0.2086, 0.1881, 0.2041, 0.1987, 0.2509, 0.2802, 0.2035, 0.2101, 0.1899, 0.188, 0.2783, 0.1867, 0.1844, 0.1991, 0.1987, 0.239, 0.1989, 0.2343]}, {"name": "SS & FR", "type": "box", "x": ["LogisticRegression", "LogisticRegression", "LogisticRegression", "LogisticRegression", "LogisticRegression", "LogisticRegression", "LogisticRegression", "LogisticRegression", "LogisticRegression", "LogisticRegression", "LogisticRegression", "LogisticRegression", "LogisticRegression", "LogisticRegression", "LogisticRegression", "LogisticRegression", "LogisticRegression", "LogisticRegression", "LogisticRegression", "LogisticRegression", "SVC", "SVC", "SVC", "SVC", "SVC", "SVC", "SVC", "SVC", "SVC", "SVC", "SVC", "SVC", "SVC", "SVC", "SVC", "SVC", "SVC", "SVC", "SVC", "SVC", "RandomForestClassifier", "RandomForestClassifier", "RandomForestClassifier", "RandomForestClassifier", "RandomForestClassifier", "RandomForestClassifier", "RandomForestClassifier", "RandomForestClassifier", "RandomForestClassifier", "RandomForestClassifier", "RandomForestClassifier", "RandomForestClassifier", "RandomForestClassifier", "RandomForestClassifier", "RandomForestClassifier", "RandomForestClassifier", "RandomForestClassifier", "RandomForestClassifier", "RandomForestClassifier", "RandomForestClassifier", "GradientBoostingClassifier", "GradientBoostingClassifier", "GradientBoostingClassifier", "GradientBoostingClassifier", "GradientBoostingClassifier", "GradientBoostingClassifier", "GradientBoostingClassifier", "GradientBoostingClassifier", "GradientBoostingClassifier", "GradientBoostingClassifier", "GradientBoostingClassifier", "GradientBoostingClassifier", "GradientBoostingClassifier", "GradientBoostingClassifier", "GradientBoostingClassifier", "GradientBoostingClassifier", "GradientBoostingClassifier", "GradientBoostingClassifier", "GradientBoostingClassifier", "GradientBoostingClassifier", "DeepNeuralNetwork", "DeepNeuralNetwork", "DeepNeuralNetwork", "DeepNeuralNetwork", "DeepNeuralNetwork", "DeepNeuralNetwork", "DeepNeuralNetwork", "DeepNeuralNetwork", "DeepNeuralNetwork", "DeepNeuralNetwork", "DeepNeuralNetwork", "DeepNeuralNetwork", "DeepNeuralNetwork", "DeepNeuralNetwork", "DeepNeuralNetwork", "DeepNeuralNetwork", "DeepNeuralNetwork", "DeepNeuralNetwork", "DeepNeuralNetwork", "DeepNeuralNetwork"], "y": [0.03889, 0.02493, 0.02094, 0.02194, 0.02094, 0.07879, 0.0748, 0.02493, 0.05286, 0.02194, 0.06383, 0.03391, 0.01995, 0.02194, 0.01995, 0.03491, 0.01995, 0.02393, 0.02294, 0.01995, 0.2174, 0.1676, 0.1516, 0.1037, 0.2204, 0.1007, 0.2623, 0.2055, 0.2653, 0.2473, 0.2753, 0.2473, 0.3481, 0.1715, 0.2424, 0.2623, 0.2084, 0.2045, 0.2424, 0.2453, 0.04787, 0.05785, 0.04887, 0.07779, 0.08677, 0.05685, 0.1177, 0.09674, 0.1187, 0.04289, 0.08932, 0.04987, 0.06782, 0.0417, 0.09175, 0.04887, 0.04986, 0.05386, 0.04089, 0.07382, 0.02294, 0.02493, 0.01995, 0.03491, 0.01795, 0.03889, 0.02094, 0.0359, 0.01695, 0.0369, 0.02294, 0.02094, 0.02294, 0.02592, 0.02294, 0.02194, 0.02593, 0.01795, 0.01995, 0.02793, 0.2533, 0.2253, 0.1958, 0.1737, 0.2564, 0.2143, 0.1993, 0.3939, 0.3191, 0.1873, 0.1895, 0.185, 0.2005, 0.2345, 0.2064, 0.2355, 0.2036, 0.2163, 0.1875, 0.3365]}], "layout": {"boxmode": "group", "title": {"text": "prediction_time"}, "yaxis": {"title": {"text": "prediction_time"}}}}
